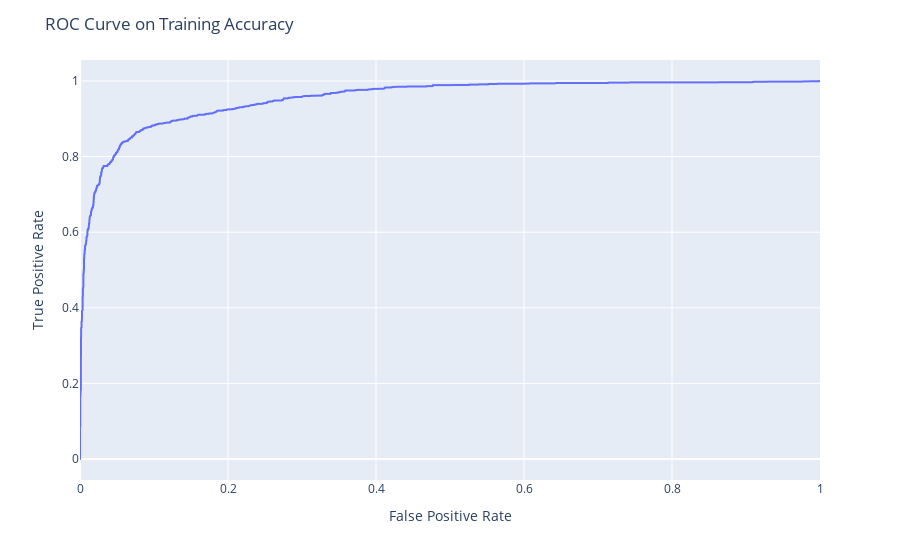

Notebook cell for this chart:
### Markdown cell above
<!-- END QUESTION -->

<!-- BEGIN QUESTION -->

### Question 3: ROC Curve

In most cases we won't be able to get 0 false positives and 0 false negatives, so we have to compromise. For example, in the case of cancer screenings, false negatives are comparatively worse than false positives — a false negative means that a patient might not discover that they have cancer until it's too late, whereas a patient can just receive another screening for a false positive.

Recall that logistic regression calculates the probability that an example belongs to a certain class. Then, to classify an example we say that an email is spam if our classifier gives it $\ge 0.5$ probability of being spam. However, *we can adjust that cutoff*: we can say that an email is spam only if our classifier gives it $\ge 0.7$ probability of being spam, for example. This is how we can trade off false positives and false negatives.

The ROC curve shows this trade off for each possible cutoff probability. In the cell below, plot a ROC curve for your final classifier (the one you use to make predictions for Gradescope) on the training data. Refer to Lecture 20 to see how to plot an ROC curve.

**Hint**: You'll want to use the `.predict_proba` method for your classifier instead of `.predict` so you get probabilities instead of binary predictions.

<!--
BEGIN QUESTION
name: q3
manual: True
points: 3
-->

### Code cell
from sklearn.metrics import roc_curve
import plotly.express as px

fpr, tpr, threshold = roc_curve(train['spam'], model.predict_proba(X_train)[:, 1])

fig = px.line(x=fpr, y = tpr, hover_name=threshold)
fig.update_xaxes(title="False Positive Rate")
fig.update_yaxes(title="True Positive Rate")
fig.update_layout(title="ROC Curve on Training Accuracy")
fig

### Figure 1 — Plotly figure (JSON) as saved in the notebook; plotly's stock layout.template omitted (floating-point values rounded to 4 significant figures; data arrays with more than 128 entries replaced by an {"elided": "..."} marker saying what was removed)
{"data": [{"hovertemplate": "<b>%{hovertext}</b><br><br>x=%{x}<br>y=%{y}<extra></extra>", "hovertext": {"elided": "2519 float values"}, "legendgroup": "", "line": {"color": "#636efa", "dash": "solid"}, "mode": "lines", "name": "", "showlegend": false, "type": "scattergl", "x": {"elided": "2519 float values"}, "xaxis": "x", "y": {"elided": "2519 float values"}, "yaxis": "y"}], "layout": {"legend": {"tracegroupgap": 0}, "margin": {"t": 60}, "title": {"text": "ROC Curve on Training Accuracy"}, "xaxis": {"anchor": "y", "domain": [0, 1], "title": {"text": "False Positive Rate"}}, "yaxis": {"anchor": "x", "domain": [0, 1], "title": {"text": "True Positive Rate"}}}}
